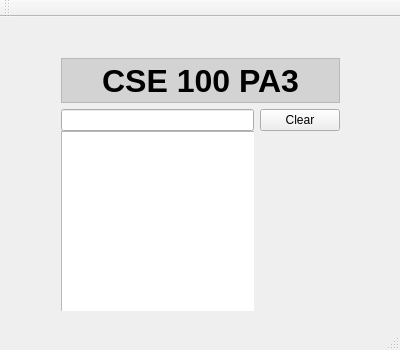
<?xml version="1.0" encoding="UTF-8"?>
<ui version="4.0">
 <class>MainWindow</class>
 <widget class="QMainWindow" name="MainWindow">
  <property name="geometry">
   <rect>
    <x>0</x>
    <y>0</y>
    <width>400</width>
    <height>350</height>
   </rect>
  </property>
  <property name="sizePolicy">
   <sizepolicy hsizetype="Minimum" vsizetype="Minimum">
    <horstretch>0</horstretch>
    <verstretch>0</verstretch>
   </sizepolicy>
  </property>
  <property name="minimumSize">
   <size>
    <width>400</width>
    <height>350</height>
   </size>
  </property>
  <property name="windowTitle">
   <string>MainWindow</string>
  </property>
  <widget class="QWidget" name="centralWidget">
   <widget class="QWidget" name="layoutContainer" native="true">
    <property name="geometry">
     <rect>
      <x>50</x>
      <y>30</y>
      <width>301</width>
      <height>275</height>
     </rect>
    </property>
    <widget class="QWidget" name="verticalLayoutWidget">
     <property name="geometry">
      <rect>
       <x>0</x>
       <y>0</y>
       <width>301</width>
       <height>275</height>
      </rect>
     </property>
     <layout class="QVBoxLayout" name="verticalLayout">
      <item>
       <widget class="QTextEdit" name="textEdit">
        <property name="sizePolicy">
         <sizepolicy hsizetype="Expanding" vsizetype="Maximum">
          <horstretch>0</horstretch>
          <verstretch>0</verstretch>
         </sizepolicy>
        </property>
        <property name="maximumSize">
         <size>
          <width>16777215</width>
          <height>45</height>
         </size>
        </property>
        <property name="verticalScrollBarPolicy">
         <enum>Qt::ScrollBarAlwaysOff</enum>
        </property>
        <property name="horizontalScrollBarPolicy">
         <enum>Qt::ScrollBarAlwaysOff</enum>
        </property>
        <property name="sizeAdjustPolicy">
         <enum>QAbstractScrollArea::AdjustIgnored</enum>
        </property>
        <property name="readOnly">
         <bool>true</bool>
        </property>
        <property name="html">
         <string>&lt;!DOCTYPE HTML PUBLIC &quot;-//W3C//DTD HTML 4.0//EN&quot; &quot;http://www.w3.org/TR/REC-html40/strict.dtd&quot;&gt;
&lt;html&gt;&lt;head&gt;&lt;meta name=&quot;qrichtext&quot; content=&quot;1&quot; /&gt;&lt;style type=&quot;text/css&quot;&gt;
p, li { white-space: pre-wrap; }
&lt;/style&gt;&lt;/head&gt;&lt;body style=&quot; background-color:lightgrey; font-family:'Cantarell'; font-size:11pt; font-weight:400; font-style:normal;&quot;&gt;
&lt;p align=&quot;center&quot; style=&quot; margin-top:0px; margin-bottom:0px; margin-left:0px; margin-right:0px; -qt-block-indent:0; text-indent:0px;&quot;&gt;&lt;span style=&quot; font-family:'.Helvetica Neue DeskInterface'; font-size:24pt; font-weight:600;&quot;&gt;CSE 100 PA3&lt;/span&gt;&lt;/p&gt;&lt;/body&gt;&lt;/html&gt;</string>
        </property>
       </widget>
      </item>
      <item>
       <layout class="QGridLayout" name="gridLayout">
        <property name="sizeConstraint">
         <enum>QLayout::SetFixedSize</enum>
        </property>
        <property name="verticalSpacing">
         <number>0</number>
        </property>
        <item row="0" column="1">
         <widget class="QPushButton" name="pushButton">
          <property name="text">
           <string>Clear</string>
          </property>
         </widget>
        </item>
        <item row="0" column="0" alignment="Qt::AlignBottom">
         <widget class="MyLineEdit" name="lineEdit"/>
        </item>
        <item row="1" column="0">
         <widget class="QWidget" name="listContainer" native="true">
          <widget class="WordList" name="listWidget">
           <property name="geometry">
            <rect>
             <x>0</x>
             <y>0</y>
             <width>220</width>
             <height>192</height>
            </rect>
           </property>
           <property name="verticalScrollBarPolicy">
            <enum>Qt::ScrollBarAlwaysOff</enum>
           </property>
          </widget>
         </widget>
        </item>
       </layout>
      </item>
     </layout>
    </widget>
   </widget>
  </widget>
  <widget class="QMenuBar" name="menuBar">
   <property name="geometry">
    <rect>
     <x>0</x>
     <y>0</y>
     <width>400</width>
     <height>26</height>
    </rect>
   </property>
  </widget>
  <widget class="QToolBar" name="mainToolBar">
   <attribute name="toolBarArea">
    <enum>TopToolBarArea</enum>
   </attribute>
   <attribute name="toolBarBreak">
    <bool>false</bool>
   </attribute>
  </widget>
  <widget class="QStatusBar" name="statusBar"/>
 </widget>
 <layoutdefault spacing="6" margin="11"/>
 <customwidgets>
  <customwidget>
   <class>WordList</class>
   <extends>QListWidget</extends>
   <header>wordlist.h</header>
  </customwidget>
  <customwidget>
   <class>MyLineEdit</class>
   <extends>QLineEdit</extends>
   <header>mylineedit.h</header>
  </customwidget>
 </customwidgets>
 <resources/>
 <connections/>
</ui>
